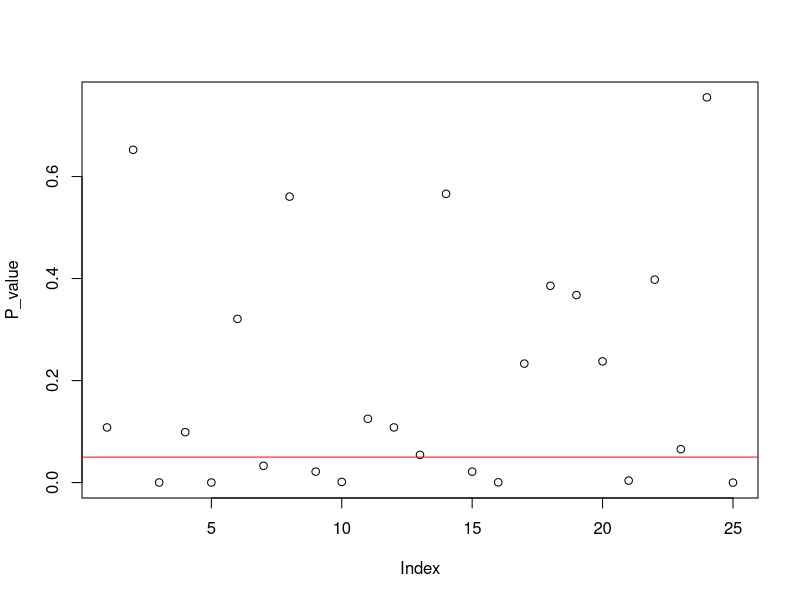

Write R code to recreate this figure.
## ---- chunk 1
data <- read.csv("finalfeatures.csv")
## ---- chunk 2
data
## ---- chunk 3
data[is.na(data)] = 50 # The only NA values are in the previous_win_percentage column because it calculates the win percentage of previous matches; it's NA for the first match for every team beacuse there are no mathces before first match for each team. So, I changed it to 50 percent whenever it's NA.
## ---- chunk 4
P_value <- c() # will save the p-value of each test
for(i in 6:30){
  #6:30 are the indices of the columns in my dataset that I wanted to check whether they are relevant features or not.
one.way <- aov( data[,i] ~ as.factor(outcome), data = data) # this is the test
summary(one.way) #the result of the test
P_value [i-5] <- summary(one.way)[[1]][["Pr(>F)"]][1] # I save the p-value of each column in the p-value vector. the (i-5) index is just to avoid NAs
}
selectedIndices <- 5 + which(P_value < 0.01) #those are the indices of the features with p-value less than 0.01. Usually, 0.05 is the cutoff, but to find even better features, I made the cutoff less than 0.01. Tweak the cutoff as you want.
plot(P_value ) #just a visualization 
abline(h = 0.05, col = "red")
## ---- chunk 5
selectedIndices # these are the indices of the columns we will use as relevant features.
## ---- chunk 6
data[, selectedIndices] # those are the columns we will use as relevant features
## ---- chunk 7
#set.seed(1)
accuracyData <- c()
bestK <- c()
for(j in 1:1000) # run it 1000 times instead of picking a seed to see how the model actually perform with various datasets
{
sample <- sample(c(TRUE, FALSE), nrow(data), replace=TRUE, prob=c(0.7,0.3)) #sampling the training and the test data
data_train <- data[sample,] 
#data_train
data_test <- data[!sample, ]
#data_test
#set.seed(122)
ACCURACY <- c()

for(i in 1: 32) # 1:32 are the possible values for the K
{
knn <- class::knn(train= data_train[, selectedIndices], test = data_test[, selectedIndices], cl= data_train[, 5], k= i)
ACC <- 100 * sum(data_test[, 5]== knn)/NROW(data_test[, 5]) # calculates the accuracy of the model
ACC
ACCURACY[i] <- ACC;
}


accuracyData[j] <- max(ACCURACY) #stores the best accuracy of the model 
bestK[j] <- which.max(ACCURACY) # stores the k at which the model achieved its best accuracy
}

summary(accuracyData) # summary of the model accuracy
summary(bestK) # summarry of the k at which the model acheives its best accuracy
## ---- chunk 8
#set.seed(1)
selectedIndiceswithoutscore <-c(8, 10, 15, 21, 26)
accuracyData <- c()
bestK <- c()
for(j in 1:1000)
{
sample <- sample(c(TRUE, FALSE), nrow(data), replace=TRUE, prob=c(0.7,0.3))
data_train <- data[sample,] 
#data_train
data_test <- data[!sample, ]
#data_test
#set.seed(122)
ACCURACY <- c()

for(i in 1: 33)
{
knn <- class::knn(train= data_train[, selectedIndiceswithoutscore], test = data_test[, selectedIndiceswithoutscore], cl= data_train[, 5], k= i)
ACC <- 100 * sum(data_test[, 5]== knn)/NROW(data_test[, 5])
ACC
ACCURACY[i] <- ACC;
}


accuracyData[j] <- max(ACCURACY)
bestK[j] <- which.max(ACCURACY)
}


accuracyData
summary(accuracyData)
bestK
summary(bestK)
